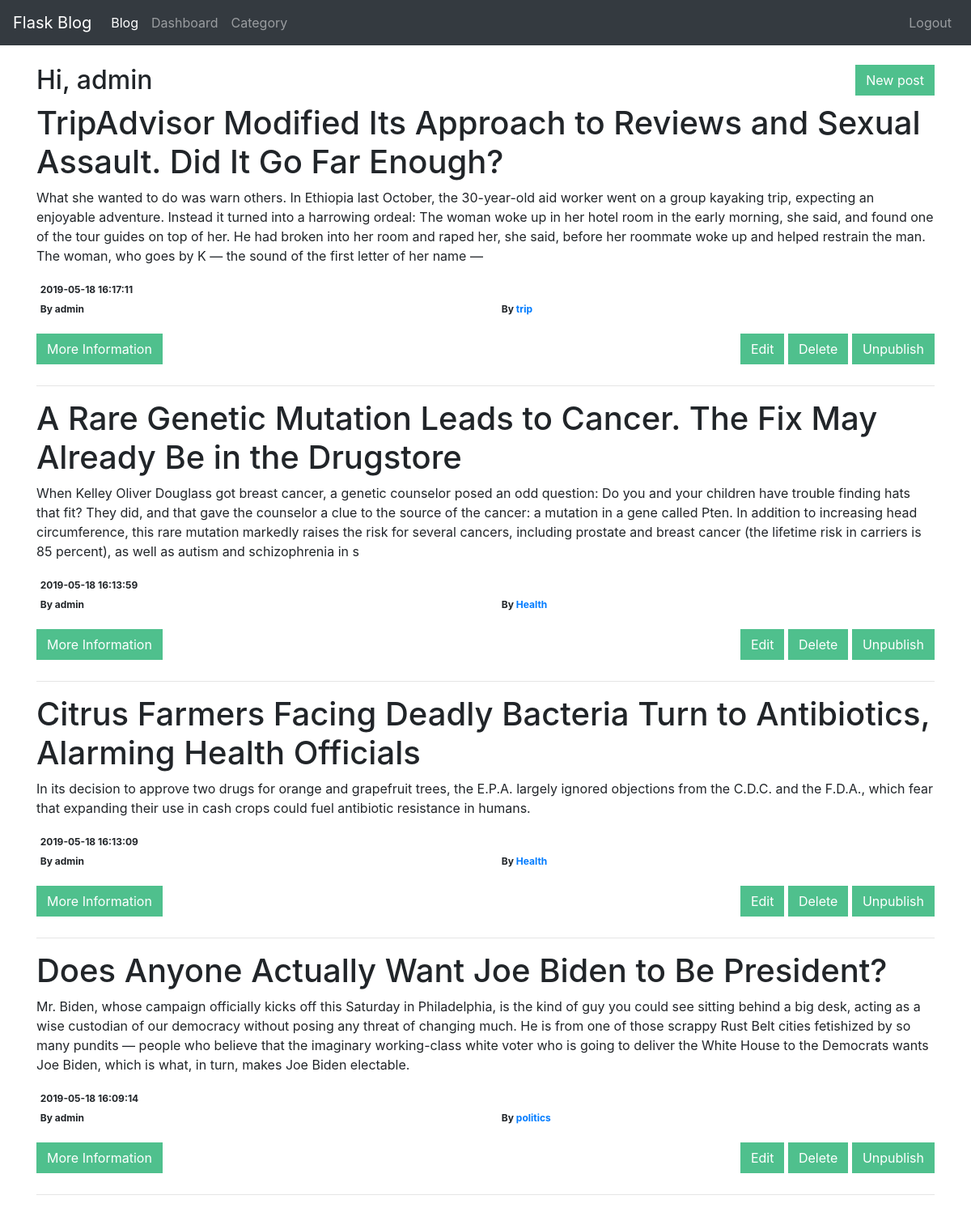
/dashboard (signed in), run on the app's committed database.
### tables this page shows
CREATE TABLE post (
    postid INTEGER PRIMARY KEY AUTOINCREMENT,
    title TEXT,
    content TEXT,
    date_posted TEXT,
    auth_id TEXT,
    auth_name TEXT,
    cat TEXT,
    stat_post TEXT DEFAULT 'p'
);

### blog.py (the view)
@app.route('/dashboard', methods=['POST', 'GET'])
def dashboard():
    cur = get_db().execute("SELECT * FROM post WHERE auth_id='%s' ORDER BY postid DESC" % session['userid'])
    rows = cur.fetchall()
    return render_template('dashboard.html', rows=rows)

### blog.py (called while the page is built)
def get_db():
    db = getattr(g, '_database', None)
    if db is None:
        db = g._database = sql.connect(DATABASE)
    return db

### templates/dashboard.html (shortened to what this page needs)
{% extends 'layout.html' %}
{% block content %}
    <div class="container">
        <div class="row">
            <div class="col-md-6">
                <h2>Hi, {{ session['name'] }}</h2>
            </div>
            <div class="col-md-6" style="text-align:right">
                <a class="btn btn-blog" href="{{ url_for('create_post') }}">New post</a>
            </div>
        </div>
        <div class="row">
            <div class="col-md-12">
                <article>
                {% if rows|length > 0 %}
                    {% for row in rows %}
                    <h1>{{ row[1] }}</h1>
                    <p>{{ row[2][0:500] }}</p>
                    <div><span class="badge">{{ row[3] }}</span></div>
                    <div class="row" style="margin-bottom:20px;">
                        <div class="col-md-6"><span class="badge">By {{ row[5] }}</span></div>
                        <div class="col-md-6"><span class="badge">By <a href="{{ url_for('category_view',cat=row[6]) }}">{{ row[6] }}</a></span></div>
                    </div>
                    <div class="row">
                        <div class="col-md-3">
                            <a class="btn btn-blog pull-right marginBottom10" href="{{ url_for('read_post',postid=row[0]) }}">More Information</a>
                        </div>
                        <div class="col-md-9 float-right" style="text-align:right">
                            <a class="btn btn-blog pull-right marginBottom10" href="{{ url_for('edit_post',postid=row[0]) }}">Edit</a>
                            <a class="btn btn-blog pull-right marginBottom10" href="{{ url_for('delete_post',postid=row[0]) }}">Delete</a>
                            {% if row[7] == 'p': %}
                                <a class="btn btn-blog pull-right marginBottom10" href="{{ url_for('change_status',postid=row[0], status_action='u') }}">Unpublish</a>
                            {% else: %}
                                <a class="btn btn-blog pull-right marginBottom10" href="{{ url_for('change_status',postid=row[0], status_action='p') }}">Publish</a>
                            {% endif %}
                        </div>
                    </div>
                                <hr>
                    {% endfor %}
                {% else %}
                        <p>No post</p>
                {% endif %}
                </article>
            </div>
        </div>
    </div>
{% endblock %}

### static/css/layout.css (style rules this page uses)
html { position: relative; min-height: 100%; }
body { padding-top: 80px; }
.btn-blog { color: #ffffff; background-color: #000066; border-color: #000066; border-radius:0; margin-bottom:10px }

### templates/dashboard.html (style rules this page uses)
.btn-blog { color: #ffffff; background-color: #4fc08d; border-color: #4fc08d; border-radius:0; margin-bottom:10px }

### data on the page
post: title "TripAdvisor Modified Its Approach to Reviews and Sexual Assault. Did It Go Far Enough?", content "What she wanted to do was warn others. In Ethiopia last October, the 30-year-old aid worker went on a group kayaking trip, expecting an enjoyable adventure. Instead it turned into a harrowing ordeal: The woman woke up in her hotel room in the early morning, she said, and found one of the tour guides on top of her. He had broken into her room and raped her, she said, before her roommate woke up and helped restrain the man. The woman, who goes by K — the sound of the first letter of her name —", date_posted "2019-05-18 16:17:11", auth_name "admin", cat "trip"
post: title "A Rare Genetic Mutation Leads to Cancer. The Fix May Already Be in the Drugstore", content "When Kelley Oliver Douglass got breast cancer, a genetic counselor posed an odd question: Do you and your children have trouble finding hats that fit? They did, and that gave the counselor a clue to the source of the cancer: a mutation in a gene called Pten. In addition to increasing head circumference, this rare mutation markedly raises the risk for several cancers, including prostate and breast cancer (the lifetime risk in carriers is 85 percent), as well as autism and schizophrenia in s", date_posted "2019-05-18 16:13:59", auth_name "admin", cat "Health"
post: title "Citrus Farmers Facing Deadly Bacteria Turn to Antibiotics, Alarming Health Officials", content "In its decision to approve two drugs for orange and grapefruit trees, the E.P.A. largely ignored objections from the C.D.C. and the F.D.A., which fear that expanding their use in cash crops could fuel antibiotic resistance in humans.", date_posted "2019-05-18 16:13:09", auth_name "admin", cat "Health"
post: title "Does Anyone Actually Want Joe Biden to Be President?", content "Mr. Biden, whose campaign officially kicks off this Saturday in Philadelphia, is the kind of guy you could see sitting behind a big desk, acting as a wise custodian of our democracy without posing any threat of changing much. He is from one of those scrappy Rust Belt cities fetishized by so many pundits — people who believe that the imaginary working-class white voter who is going to deliver the White House to the Democrats wants Joe Biden, which is what, in turn, makes Joe Biden electable.", date_posted "2019-05-18 16:09:14", auth_name "admin", cat "politics"

### other printed values
{{ session['name'] }} "admin"
